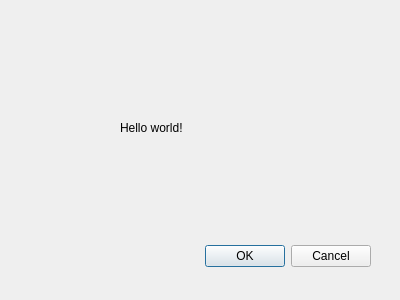
<?xml version="1.0" encoding="UTF-8"?>
<ui version="4.0">
 <class>STACBrowserDialogBase</class>
 <widget class="QDialog" name="STACBrowserDialogBase">
  <property name="geometry">
   <rect>
    <x>0</x>
    <y>0</y>
    <width>400</width>
    <height>300</height>
   </rect>
  </property>
  <property name="windowTitle">
   <string>STAC Browser</string>
  </property>
  <widget class="QDialogButtonBox" name="button_box">
   <property name="geometry">
    <rect>
     <x>30</x>
     <y>240</y>
     <width>341</width>
     <height>32</height>
    </rect>
   </property>
   <property name="orientation">
    <enum>Qt::Horizontal</enum>
   </property>
   <property name="standardButtons">
    <set>QDialogButtonBox::Cancel|QDialogButtonBox::Ok</set>
   </property>
  </widget>
  <widget class="QLabel" name="label">
   <property name="geometry">
    <rect>
     <x>120</x>
     <y>120</y>
     <width>111</width>
     <height>16</height>
    </rect>
   </property>
   <property name="text">
    <string>Hello world!</string>
   </property>
  </widget>
 </widget>
 <resources/>
 <connections>
  <connection>
   <sender>button_box</sender>
   <signal>accepted()</signal>
   <receiver>STACBrowserDialogBase</receiver>
   <slot>accept()</slot>
   <hints>
    <hint type="sourcelabel">
     <x>20</x>
     <y>20</y>
    </hint>
    <hint type="destinationlabel">
     <x>20</x>
     <y>20</y>
    </hint>
   </hints>
  </connection>
  <connection>
   <sender>button_box</sender>
   <signal>rejected()</signal>
   <receiver>STACBrowserDialogBase</receiver>
   <slot>reject()</slot>
   <hints>
    <hint type="sourcelabel">
     <x>20</x>
     <y>20</y>
    </hint>
    <hint type="destinationlabel">
     <x>20</x>
     <y>20</y>
    </hint>
   </hints>
  </connection>
 </connections>
</ui>
